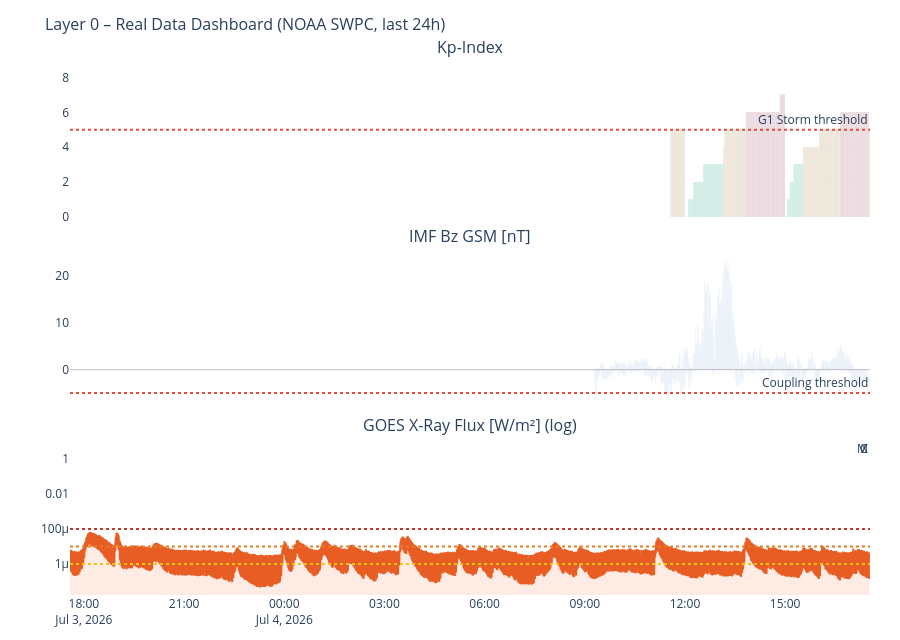

Notebook source saved alongside this figure:
### Markdown cell above
---
## 3. Time-Series Dashboard (Real Data)

### Code cell
# ============================================================
# DASHBOARD – Kp / Solar Wind / IMF Bz / X-Ray
# ============================================================

panels = [
    (df_kp,   'kp',     'Kp-Index',                       '#7F77DD', 'bar'),
    (df_sw,   'speed',  'Solar Wind Speed [km/s]',         '#F2A623', 'line'),
    (df_mag,  'bz_gsm', 'IMF Bz GSM [nT]',                '#378ADD', 'bar'),
    (df_xray, 'flux',   'GOES X-Ray Flux [W/m²] (log)',    '#E85D24', 'line'),
]
active = [(df, col, title, color, kind)
          for df, col, title, color, kind in panels
          if df is not None and col in df.columns]

if not active:
    print('No data available.')
else:
    fig = make_subplots(
        rows=len(active), cols=1, shared_xaxes=True,
        subplot_titles=[p[2] for p in active],
        vertical_spacing=0.06
    )
    for i, (df, col, title, color, kind) in enumerate(active, 1):
        ds = df.dropna(subset=[col])
        if kind == 'bar':
            if col == 'kp':
                mc = ['#2ecc71' if v < 4 else '#f39c12' if v < 6 else '#e74c3c'
                      for v in ds[col]]
            elif col == 'bz_gsm':
                mc = ['#e74c3c' if v < -5 else '#2ecc71' if v > 5 else '#95a5a6'
                      for v in ds[col]]
            else:
                mc = color
            fig.add_trace(go.Bar(x=ds['time'], y=ds[col], marker_color=mc,
                                 name=title, opacity=0.75), row=i, col=1)
        else:
            h = color.lstrip('#')
            r_c, g_c, b_c = int(h[0:2], 16), int(h[2:4], 16), int(h[4:6], 16)
            fc = f'rgba({r_c},{g_c},{b_c},0.12)'
            fig.add_trace(go.Scatter(x=ds['time'], y=ds[col], name=title,
                                     line=dict(color=color, width=1.5),
                                     fill='tozeroy', fillcolor=fc), row=i, col=1)

        if col == 'kp':
            fig.add_hline(y=5, line_dash='dot', line_color='#e74c3c',
                          annotation_text='G1 Storm threshold', row=i, col=1)
            fig.update_yaxes(range=[0, 9], row=i, col=1)
        elif col == 'speed':
            fig.add_hline(y=500, line_dash='dot', line_color='#E85D24',
                          annotation_text='Elevated wind', row=i, col=1)
        elif col == 'bz_gsm':
            fig.add_hline(y=0, line_color='gray', line_width=0.5, row=i, col=1)
            fig.add_hline(y=-5, line_dash='dot', line_color='#e74c3c',
                          annotation_text='Coupling threshold', row=i, col=1)
        elif col == 'flux':
            fig.update_yaxes(type='log', row=i, col=1)
            for lvl, lbl, lc in [(1e-4,'X','#c0392b'),(1e-5,'M','#e67e22'),(1e-6,'C','#f1c40f')]:
                fig.add_hline(y=lvl, line_dash='dot', line_color=lc,
                              annotation_text=lbl, row=i, col=1)

    fig.update_layout(
        title=dict(text='Layer 0 – Real Data Dashboard (NOAA SWPC, last 24h)', font=dict(size=16)),
        height=180 * len(active) + 100,
        showlegend=False,
        plot_bgcolor='rgba(0,0,0,0)', paper_bgcolor='rgba(0,0,0,0)',
        margin=dict(l=70, r=30, t=60, b=40)
    )
    fig.show()

### Figure 1 — Plotly figure (JSON) as saved in the notebook; plotly's stock layout.template omitted (floating-point values rounded to 4 significant figures; data arrays with more than 128 entries replaced by an {"elided": "..."} marker saying what was removed)
{"data": [{"marker": {"color": {"elided": "358 str values"}}, "name": "Kp-Index", "opacity": 0.75, "type": "bar", "x": {"elided": "358 str values"}, "xaxis": "x", "y": {"elided": "358 int values"}, "yaxis": "y"}, {"marker": {"color": {"elided": "1440 str values"}}, "name": "IMF Bz GSM [nT]", "opacity": 0.75, "type": "bar", "x": {"elided": "1440 str values"}, "xaxis": "x2", "y": {"elided": "1440 float values"}, "yaxis": "y2"}, {"fill": "tozeroy", "fillcolor": "rgba(232,93,36,0.12)", "line": {"color": "#E85D24", "width": 1.5}, "name": "GOES X-Ray Flux [W/m²] (log)", "type": "scatter", "x": {"elided": "2874 str values"}, "xaxis": "x3", "y": {"elided": "2874 float values"}, "yaxis": "y3"}], "layout": {"annotations": [{"font": {"size": 16}, "showarrow": false, "text": "Kp-Index", "x": 0.5, "xanchor": "center", "xref": "paper", "y": 1.0, "yanchor": "bottom", "yref": "paper"}, {"font": {"size": 16}, "showarrow": false, "text": "IMF Bz GSM [nT]", "x": 0.5, "xanchor": "center", "xref": "paper", "y": 0.6467, "yanchor": "bottom", "yref": "paper"}, {"font": {"size": 16}, "showarrow": false, "text": "GOES X-Ray Flux [W/m²] (log)", "x": 0.5, "xanchor": "center", "xref": "paper", "y": 0.2933, "yanchor": "bottom", "yref": "paper"}, {"showarrow": false, "text": "G1 Storm threshold", "x": 1, "xanchor": "right", "xref": "x domain", "y": 5, "yanchor": "bottom", "yref": "y"}, {"showarrow": false, "text": "Coupling threshold", "x": 1, "xanchor": "right", "xref": "x2 domain", "y": -5, "yanchor": "bottom", "yref": "y2"}, {"showarrow": false, "text": "X", "x": 1, "xanchor": "right", "xref": "x3 domain", "y": 0.0001, "yanchor": "bottom", "yref": "y3"}, {"showarrow": false, "text": "M", "x": 1, "xanchor": "right", "xref": "x3 domain", "y": 1e-05, "yanchor": "bottom", "yref": "y3"}, {"showarrow": false, "text": "C", "x": 1, "xanchor": "right", "xref": "x3 domain", "y": 1e-06, "yanchor": "bottom", "yref": "y3"}], "height": 640, "margin": {"b": 40, "l": 70, "r": 30, "t": 60}, "paper_bgcolor": "rgba(0,0,0,0)", "plot_bgcolor": "rgba(0,0,0,0)", "shapes": [{"line": {"color": "#e74c3c", "dash": "dot"}, "type": "line", "x0": 0, "x1": 1, "xref": "x domain", "y0": 5, "y1": 5, "yref": "y"}, {"line": {"color": "gray", "width": 0.5}, "type": "line", "x0": 0, "x1": 1, "xref": "x2 domain", "y0": 0, "y1": 0, "yref": "y2"}, {"line": {"color": "#e74c3c", "dash": "dot"}, "type": "line", "x0": 0, "x1": 1, "xref": "x2 domain", "y0": -5, "y1": -5, "yref": "y2"}, {"line": {"color": "#c0392b", "dash": "dot"}, "type": "line", "x0": 0, "x1": 1, "xref": "x3 domain", "y0": 0.0001, "y1": 0.0001, "yref": "y3"}, {"line": {"color": "#e67e22", "dash": "dot"}, "type": "line", "x0": 0, "x1": 1, "xref": "x3 domain", "y0": 1e-05, "y1": 1e-05, "yref": "y3"}, {"line": {"color": "#f1c40f", "dash": "dot"}, "type": "line", "x0": 0, "x1": 1, "xref": "x3 domain", "y0": 1e-06, "y1": 1e-06, "yref": "y3"}], "showlegend": false, "title": {"font": {"size": 16}, "text": "Layer 0 – Real Data Dashboard (NOAA SWPC, last 24h)"}, "xaxis": {"anchor": "y", "domain": [0.0, 1.0], "matches": "x3", "showticklabels": false}, "xaxis2": {"anchor": "y2", "domain": [0.0, 1.0], "matches": "x3", "showticklabels": false}, "xaxis3": {"anchor": "y3", "domain": [0.0, 1.0]}, "yaxis": {"anchor": "x", "domain": [0.7067, 1.0], "range": [0, 9]}, "yaxis2": {"anchor": "x2", "domain": [0.3533, 0.6467]}, "yaxis3": {"anchor": "x3", "domain": [0.0, 0.2933], "type": "log"}}}
